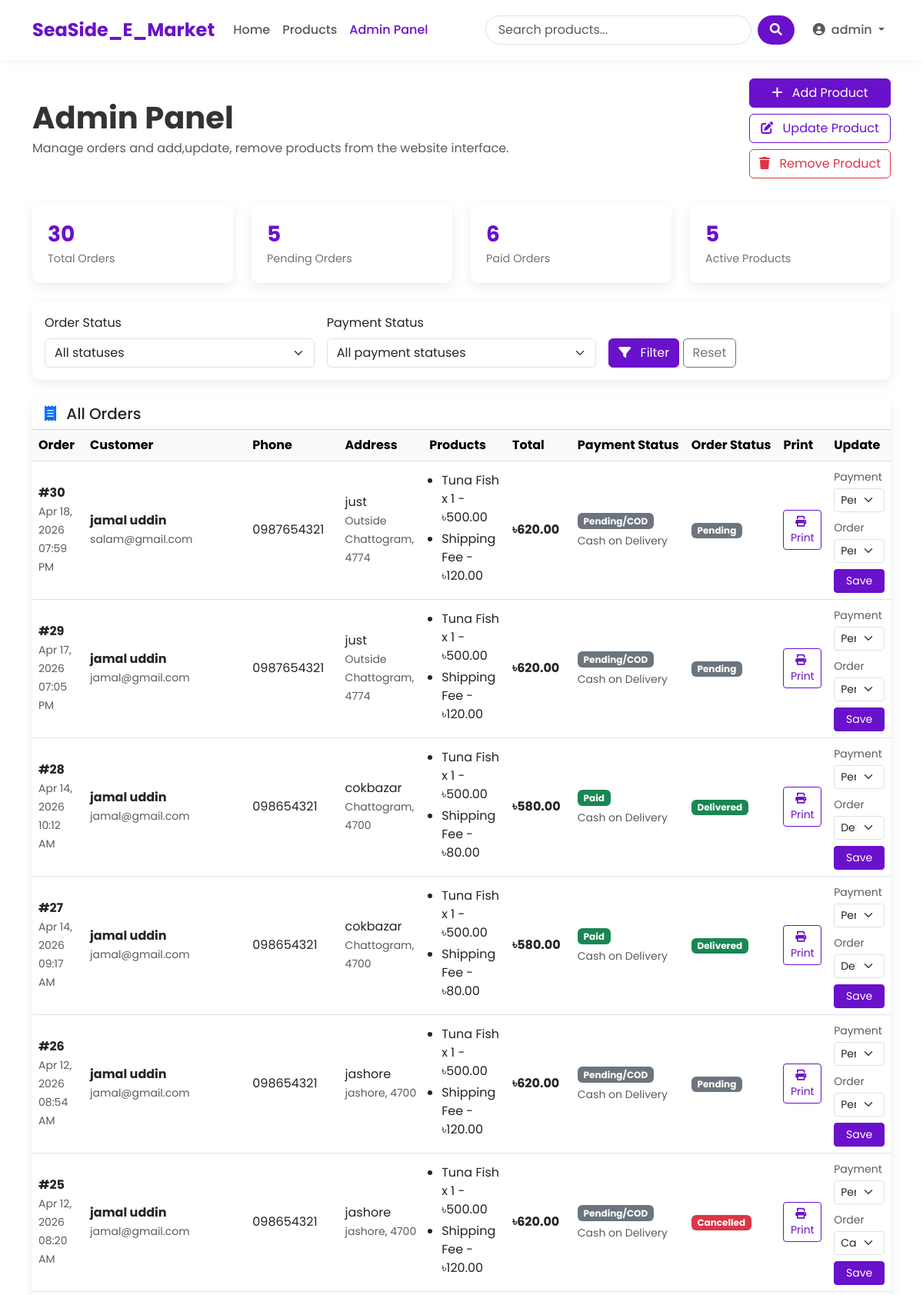
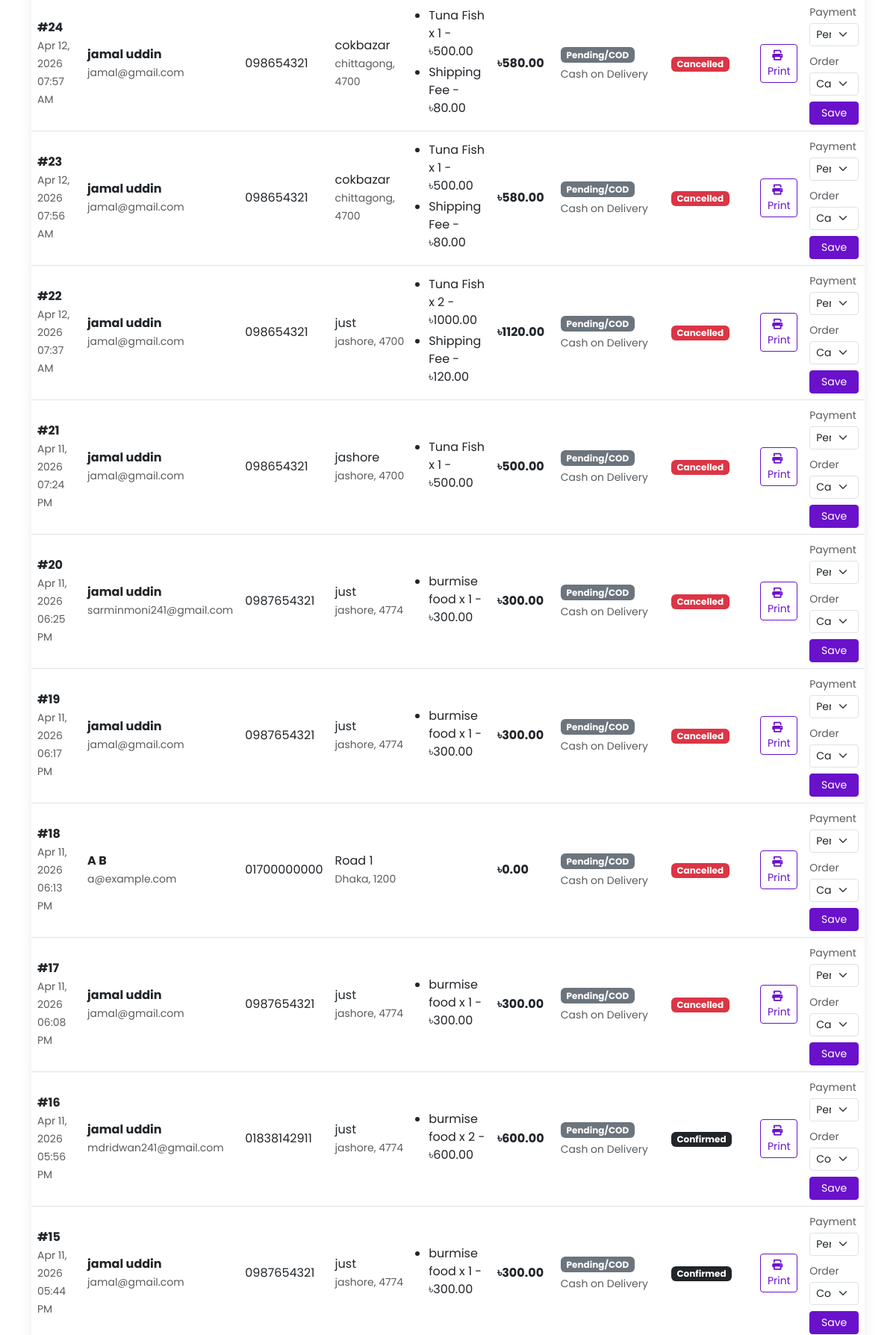
Page /store-admin/ (signed in, upper part) on the committed database (2 pictures, top to bottom).
### SeaSide_Shop/models.py (models this page shows, shortened)
class Order(models.Model):
    STATUS = [
        ('pending', 'Pending'),
        ('confirm', 'Confirmed'),
        ('processing', 'Processing'),
        ('shipped', 'Shipped'),
        ('delivered', 'Delivered'),
        ('failed', 'Failed'),
        ('canceled', 'Cancelled'),
    ]
    PAYMENT_METHODS = [
        ('cod', 'Cash on Delivery'),
        ('sslcommerz', 'Pay Online with SSLCommerz'),
    ]
    PAYMENT_STATUS = [
        ('cod', 'Pending/COD'),
        ('pending', 'Pending'),
        ('paid', 'Paid'),
        ('failed', 'Failed'),
        ('canceled', 'Cancelled'),
    ]
    user = models.ForeignKey(User, on_delete=models.CASCADE, related_name='orders')
    first_name = models.CharField(max_length=100)
    last_name = models.CharField(max_length=100)
    email = models.EmailField()
    address = models.TextField()
    postal_code = models.CharField(max_length=100)
    phone = models.CharField(max_length=12, blank=True)
    city = models.CharField(max_length=100)
    note = models.TextField(blank=True)
    shipping_fee = models.DecimalField(max_digits=10, decimal_places=2, default=0)
    paid = models.BooleanField(default=False)
    payment_method = models.CharField(max_length=20, choices=PAYMENT_METHODS, default='cod')
    payment_status = models.CharField(max_length=20, choices=PAYMENT_STATUS, default='cod')
    transaction_id = models.CharField(max_length=100, blank=True)
    sslcommerz_session_key = models.CharField(max_length=255, blank=True)
    validation_id = models.CharField(max_length=255, blank=True)
    bank_transaction_id = models.CharField(max_length=255, blank=True)
    stock_reduced = models.BooleanField(default=False)
    created_at = models.DateTimeField(auto_now_add=True)
    updated_at = models.DateTimeField(auto_now=True)
    status = models.CharField(max_length=10, choices=STATUS, default='pending')
    def get_items_total(self):
        return sum(item.get_cost() for item in self.order_items.all())
    def get_total_cost(self):
        return self.get_items_total() + self.shipping_fee

class OrderItem(models.Model):
    order = models.ForeignKey(Order, on_delete=models.CASCADE, related_name='order_items')
    product = models.ForeignKey(Product, on_delete=models.CASCADE)
    quantity = models.PositiveBigIntegerField(default=1)
    price = models.DecimalField(max_digits=10, decimal_places=2)
    def get_cost(self):
        return self.quantity*self.price  # 20

class Product(models.Model):
    name = models.CharField(max_length=100)
    slug = models.SlugField(max_length=200, unique=True)
    category = models.ForeignKey(Category, on_delete=models.CASCADE, related_name='products')
    description = models.TextField()
    price = models.DecimalField(max_digits=10, decimal_places=2) # 405.99
    stock = models.PositiveBigIntegerField(default=1)
    available = models.BooleanField(default=True)
    created_at = models.DateTimeField(auto_now_add=True)
    updated_at = models.DateTimeField(auto_now=True)
    image = models.ImageField(upload_to='products/%Y/%m/%d') # products/25/10/2025

### SeaSide_Shop/views.py (the view)
# urls.py: path('store-admin/', views.frontend_admin_dashboard, name='frontend_admin_dashboard'),
@frontend_admin_required
def frontend_admin_dashboard(request):
    orders = Order.objects.select_related('user').prefetch_related(
        'order_items__product',
        'order_items__product__category',
    ).order_by('-created_at')
    products = Product.objects.select_related('category').order_by('-created_at')
    status_filter = request.GET.get('status', '')
    payment_filter = request.GET.get('payment_status', '')
    if status_filter:
        orders = orders.filter(status=status_filter)
    if payment_filter:
        orders = orders.filter(payment_status=payment_filter)
    stats_orders = Order.objects.all()
    context = {
        'orders': orders,
        'status_choices': Order.STATUS,
        'payment_status_choices': Order.PAYMENT_STATUS,
        'selected_status': status_filter,
        'selected_payment_status': payment_filter,
        'total_orders': stats_orders.count(),
        'pending_orders': stats_orders.filter(status='pending').count(),
        'paid_orders': stats_orders.filter(Q(paid=True) | Q(payment_status='paid')).distinct().count(),
        'total_products': Product.objects.filter(available=True).count(),
        'removed_products': Product.objects.filter(available=False).count(),
        'products': products,
    }
    return render(request, 'SeaSide_Shop/frontend_admin/dashboard.html', context)

### templates/SeaSide_Shop/frontend_admin/dashboard.html (shortened to what this page needs)
{% extends 'base.html' %}
{% block content %}
<div class="admin-header">
    <div>
        <h1 class="admin-title">Admin Panel</h1>
        <p class="text-muted mb-0">Manage orders and add,update, remove  products from the website interface.</p>
    </div>
    <div class="d-flex flex-column gap-2">
        <a href="{% url 'frontend_admin_add_product' %}" class="btn btn-primary">
            <i class="fas fa-plus me-2"></i> Add Product
        </a>
        <a href="{% url 'frontend_admin_update_products' %}" class="btn btn-outline-primary">
            <i class="fas fa-pen-to-square me-2"></i> Update Product
        </a>
        <a href="{% url 'frontend_admin_remove_products' %}" class="btn btn-outline-danger">
            <i class="fas fa-trash me-2"></i> Remove Product
        </a>
    </div>
</div>
<div class="row g-4 mb-4">
    <div class="col-md-3">
        <div class="stat-card bg-white">
            <div class="stat-value">{{ total_orders }}</div>
            <div class="stat-label">Total Orders</div>
        </div>
    </div>
    <div class="col-md-3">
        <div class="stat-card bg-white">
            <div class="stat-value">{{ pending_orders }}</div>
            <div class="stat-label">Pending Orders</div>
        </div>
    </div>
    <div class="col-md-3">
        <div class="stat-card bg-white">
            <div class="stat-value">{{ paid_orders }}</div>
            <div class="stat-label">Paid Orders</div>
        </div>
    </div>
    <div class="col-md-3">
        <div class="stat-card bg-white">
            <div class="stat-value">{{ total_products }}</div>
            <div class="stat-label">Active Products</div>
        </div>
    </div>
</div>
<div class="admin-card card mb-4">
    <div class="card-body">
        <form method="get" class="row g-3 align-items-end">
            <div class="col-md-4">
                <label class="form-label">Order Status</label>
                <select name="status" class="form-select">
                    <option value="">All statuses</option>
                </select>
            </div>
            <div class="col-md-4">
                <label class="form-label">Payment Status</label>
                <select name="payment_status" class="form-select">
                    <option value="">All payment statuses</option>
                </select>
            </div>
            <div class="col-md-4">
                <button type="submit" class="btn btn-primary">
                    <i class="fas fa-filter me-2"></i> Filter
                </button>
                <a href="{% url 'frontend_admin_dashboard' %}" class="btn btn-outline-secondary">Reset</a>
            </div>
        </form>
    </div>
</div>
<div class="admin-card card">
    <div class="card-header bg-white">
        <h5 class="mb-0"><i class="fas fa-receipt me-2 text-primary"></i> All Orders</h5>
    </div>
    <div class="card-body p-0">
        <div class="table-responsive">
            <table class="table table-hover admin-table mb-0">
                <thead class="table-light">
                    <tr>
                        <th>Order</th>
                        <th>Customer</th>
                        <th>Phone</th>
                        <th>Address</th>
                        <th>Products</th>
                        <th>Total</th>
                        <th>Payment Status</th>
                        <th>Order Status</th>
                        <th>Print</th>
                        <th>Update</th>
                    </tr>
                </thead>
                <tbody>
                    {% for order in orders %}
                    <tr>
                        <td>
                            <strong>#{{ order.id }}</strong><br>
                            <span class="small text-muted">{{ order.created_at|date:"M d, Y h:i A" }}</span>
                        </td>
                        <td>
                            <strong>{{ order.first_name }} {{ order.last_name }}</strong><br>
                            <span class="small text-muted">{{ order.email }}</span>
                        </td>
                        <td>{{ order.phone }}</td>
                        <td>
                            {{ order.address }}<br>
                            <span class="small text-muted">{{ order.city }}, {{ order.postal_code }}</span>
                        </td>
                        <td>
                            <ul class="order-products">
                                {% for item in order.order_items.all %}
                                <li>{{ item.product.name }} x {{ item.quantity }} - ৳{{ item.get_cost }}</li>
                                {% endfor %}
                                {% if order.shipping_fee %}
                                <li>Shipping Fee - ৳{{ order.shipping_fee }}</li>
                                {% endif %}
                            </ul>
                        </td>
                        <td class="fw-bold">৳{{ order.get_total_cost }}</td>
                        <td>
                            <span class="badge {% if order.payment_status == 'paid' or order.paid %}bg-success{% elif order.payment_status == 'failed' or order.payment_status == 'canceled' %}bg-danger{% elif order.payment_status == 'cod' %}bg-secondary{% else %}bg-warning text-dark{% endif %}">
                                {% if order.paid and order.payment_status != 'paid' %}Paid{% else %}{{ order.get_payment_status_display }}{% endif %}
                            </span>
                            <div class="small text-muted mt-1">{{ order.get_payment_method_display }}</div>
                        </td>
                        <td>
                            <span class="badge {% if order.status == 'delivered' %}bg-success{% elif order.status == 'shipped' %}bg-info{% elif order.status == 'processing' %}bg-primary{% elif order.status == 'confirm' %}bg-dark{% elif order.status == 'failed' or order.status == 'canceled' %}bg-danger{% else %}bg-secondary{% endif %}">
                                {{ order.get_status_display }}
                            </span>
                        </td>
                        <td>
                            <a href="{% url 'frontend_admin_print_order' order.id %}" class="btn btn-sm btn-outline-primary" target="_blank">
                                <i class="fas fa-print me-1"></i> Print
                            </a>
                        </td>
                        <td>
                            <form method="post" action="{% url 'frontend_admin_update_order_status' order.id %}" class="d-flex flex-column gap-2">
                                <div>
                                    <label class="small text-muted mb-1">Payment</label>
                                    <select name="payment_status" class="form-select form-select-sm">
                                        {% for value, label in payment_status_choices %}
                                        <option value="{{ value }}" {% if order.payment_status == value %}selected{% endif %}>{{ label }}</option>
                                        {% endfor %}
                                    </select>
                                </div>
                                <div>
                                    <label class="small text-muted mb-1">Order</label>
                                    <select name="status" class="form-select form-select-sm">
                                        {% for value, label in status_choices %}
                                        <option value="{{ value }}" {% if order.status == value %}selected{% endif %}>{{ label }}</option>
                                        {% endfor %}
                                    </select>
                                </div>
                                <button type="submit" class="btn btn-sm btn-primary">Save</button>
                            </form>
                        </td>
                    </tr>
                    {% endfor %}
                </tbody>
            </table>
        </div>
    </div>
</div>
{% endblock %}

### templates/base.html (shortened to what this page needs)
<!DOCTYPE html>
<html lang="en">
<head>
    <link href="https://cdn.jsdelivr.net/npm/bootstrap@5.3.0/dist/css/bootstrap.min.css" rel="stylesheet">
    <link rel="stylesheet" href="https://cdnjs.cloudflare.com/ajax/libs/font-awesome/6.0.0/css/all.min.css">
    {% load static %}
</head>
<body>
    <header>
        <nav class="navbar navbar-expand-lg navbar-light bg-white">
            <div class="container">
                <a class="navbar-brand" href="{% url 'home' %}">SeaSide_E_Market</a>
                <div class="collapse navbar-collapse" id="navbarNav">
                    <ul class="navbar-nav me-auto mb-2 mb-lg-0">
                        <li class="nav-item {% if request.path == '/' %}active{% endif %}">
                            <a class="nav-link" href="{% url 'home' %}">Home</a>
                        </li>
                        <li class="nav-item {% if '/products/' in request.path %}active{% endif %}">
                            <a class="nav-link" href="{% url 'product_list' %}">Products</a>
                        </li>
                        {% if user.is_staff or user.is_superuser %}
                        <li class="nav-item {% if '/store-admin/' in request.path %}active{% endif %}">
                            <a class="nav-link" href="{% url 'frontend_admin_dashboard' %}">Admin Panel</a>
                        </li>
                        {% endif %}
                    </ul>
                    <form class="d-flex search-box me-3" action="{% url 'product_list' %}" method="get">
                        <input class="form-control search-input me-2" type="search" name="search" placeholder="Search products..." aria-label="Search">
                        <button class="btn search-btn" type="submit">
                            <i class="fas fa-search"></i>
                        </button>
                    </form>
                    <ul class="navbar-nav">
                        {% if user.is_authenticated %}
                            <li class="nav-item dropdown">
                                <a class="nav-link dropdown-toggle" href="#" id="navbarDropdown" role="button"
                                   data-bs-toggle="dropdown" aria-expanded="false">
                                    <i class="fas fa-user-circle me-1"></i> {{ user.username }}
                                </a>
                            </li>
                        {% endif %}
                    </ul>
                </div>
            </div>
        </nav>
    </header>
    <main class="container my-4">
        {% block content %}{% endblock %}
    </main>
</body>
</html>

### rows in the picture
Order: id "30", created_at "Apr 18, 2026 07:59 PM", first_name "jamal", last_name "uddin", email "salam@gmail.com", phone "0987654321", address "just", city "Outside Chattogram", postal_code "4774", shipping_fee "120.00", get_total_cost "620.00", payment_status "Pending/COD", payment_method "Cash on Delivery", status "Pending"
OrderItem: product.name "Tuna Fish", quantity "1", get_cost "500.00"
Order: id "29", created_at "Apr 17, 2026 07:05 PM", first_name "jamal", last_name "uddin", email "jamal@gmail.com", phone "0987654321", address "just", city "Outside Chattogram", postal_code "4774", shipping_fee "120.00", get_total_cost "620.00", payment_status "Pending/COD", payment_method "Cash on Delivery", status "Pending"
OrderItem: product.name "Tuna Fish", quantity "1", get_cost "500.00"
Order: id "28", created_at "Apr 14, 2026 10:12 AM", first_name "jamal", last_name "uddin", email "jamal@gmail.com", phone "098654321", address "cokbazar", city "Chattogram", postal_code "4700", shipping_fee "80.00", get_total_cost "580.00", paid "Paid", payment_method "Cash on Delivery", status "Delivered", payment_status "Pending/COD"
OrderItem: product.name "Tuna Fish", quantity "1", get_cost "500.00"
Order: id "27", created_at "Apr 14, 2026 09:17 AM", first_name "jamal", last_name "uddin", email "jamal@gmail.com", phone "098654321", address "cokbazar", city "Chattogram", postal_code "4700", shipping_fee "80.00", get_total_cost "580.00", paid "Paid", payment_method "Cash on Delivery", status "Delivered", payment_status "Pending/COD"
OrderItem: product.name "Tuna Fish", quantity "1", get_cost "500.00"
Order: id "26", created_at "Apr 12, 2026 08:54 AM", first_name "jamal", last_name "uddin", email "jamal@gmail.com", phone "098654321", address "jashore", city "jashore", postal_code "4700", shipping_fee "120.00", get_total_cost "620.00", payment_status "Pending/COD", payment_method "Cash on Delivery", status "Pending"
OrderItem: product.name "Tuna Fish", quantity "1", get_cost "500.00"
Order: id "25", created_at "Apr 12, 2026 08:20 AM", first_name "jamal", last_name "uddin", email "jamal@gmail.com", phone "098654321", address "jashore", city "jashore", postal_code "4700", shipping_fee "120.00", get_total_cost "620.00", payment_status "Pending/COD", payment_method "Cash on Delivery", status "Cancelled"
OrderItem: product.name "Tuna Fish", quantity "1", get_cost "500.00"
Order: id "24", created_at "Apr 12, 2026 07:57 AM", first_name "jamal", last_name "uddin", email "jamal@gmail.com", phone "098654321", address "cokbazar", city "chittagong", postal_code "4700", shipping_fee "80.00", get_total_cost "580.00", payment_status "Pending/COD", payment_method "Cash on Delivery", status "Cancelled"
OrderItem: product.name "Tuna Fish", quantity "1", get_cost "500.00"
Order: id "23", created_at "Apr 12, 2026 07:56 AM", first_name "jamal", last_name "uddin", email "jamal@gmail.com", phone "098654321", address "cokbazar", city "chittagong", postal_code "4700", shipping_fee "80.00", get_total_cost "580.00", payment_status "Pending/COD", payment_method "Cash on Delivery", status "Cancelled"
OrderItem: product.name "Tuna Fish", quantity "1", get_cost "500.00"
Order: id "22", created_at "Apr 12, 2026 07:37 AM", first_name "jamal", last_name "uddin", email "jamal@gmail.com", phone "098654321", address "just", city "jashore", postal_code "4700", shipping_fee "120.00", get_total_cost "1120.00", payment_status "Pending/COD", payment_method "Cash on Delivery", status "Cancelled"
OrderItem: product.name "Tuna Fish", quantity "2", get_cost "1000.00"
Order: id "21", created_at "Apr 11, 2026 07:24 PM", first_name "jamal", last_name "uddin", email "jamal@gmail.com", phone "098654321", address "jashore", city "jashore", postal_code "4700", get_total_cost "500.00", payment_status "Pending/COD", payment_method "Cash on Delivery", status "Cancelled"
OrderItem: product.name "Tuna Fish", quantity "1", get_cost "500.00"
Order: id "20", created_at "Apr 11, 2026 06:25 PM", first_name "jamal", last_name "uddin", email "sarminmoni241@gmail.com", phone "0987654321", address "just", city "jashore", postal_code "4774", get_total_cost "300.00", payment_status "Pending/COD", payment_method "Cash on Delivery", status "Cancelled"
OrderItem: product.name "burmise food", quantity "1", get_cost "300.00"
Order: id "19", created_at "Apr 11, 2026 06:17 PM", first_name "jamal", last_name "uddin", email "jamal@gmail.com", phone "0987654321", address "just", city "jashore", postal_code "4774", get_total_cost "300.00", payment_status "Pending/COD", payment_method "Cash on Delivery", status "Cancelled"
OrderItem: product.name "burmise food", quantity "1", get_cost "300.00"
Order: id "18", created_at "Apr 11, 2026 06:13 PM", first_name "A", last_name "B", email "a@example.com", phone "01700000000", address "Road 1", city "Dhaka", postal_code "1200", get_total_cost "0.00", payment_status "Pending/COD", payment_method "Cash on Delivery", status "Cancelled"
Order: id "17", created_at "Apr 11, 2026 06:08 PM", first_name "jamal", last_name "uddin", email "jamal@gmail.com", phone "0987654321", address "just", city "jashore", postal_code "4774", get_total_cost "300.00", payment_status "Pending/COD", payment_method "Cash on Delivery", status "Cancelled"
OrderItem: product.name "burmise food", quantity "1", get_cost "300.00"
Order: id "16", created_at "Apr 11, 2026 05:56 PM", first_name "jamal", last_name "uddin", email "mdridwan241@gmail.com", phone "01838142911", address "just", city "jashore", postal_code "4774", get_total_cost "600.00", payment_status "Pending/COD", payment_method "Cash on Delivery", status "Confirmed"
OrderItem: product.name "burmise food", quantity "2", get_cost "600.00"
Order: id "15", created_at "Apr 11, 2026 05:44 PM", first_name "jamal", last_name "uddin", email "jamal@gmail.com", phone "0987654321", address "just", city "jashore", postal_code "4774", get_total_cost "300.00", payment_status "Pending/COD", payment_method "Cash on Delivery", status "Confirmed"
OrderItem: product.name "burmise food", quantity "1", get_cost "300.00"

### other values in the picture
{{ user.username }} "admin"
{{ total_orders }} "30"
{{ pending_orders }} "5"
{{ paid_orders }} "6"
{{ total_products }} "5"
